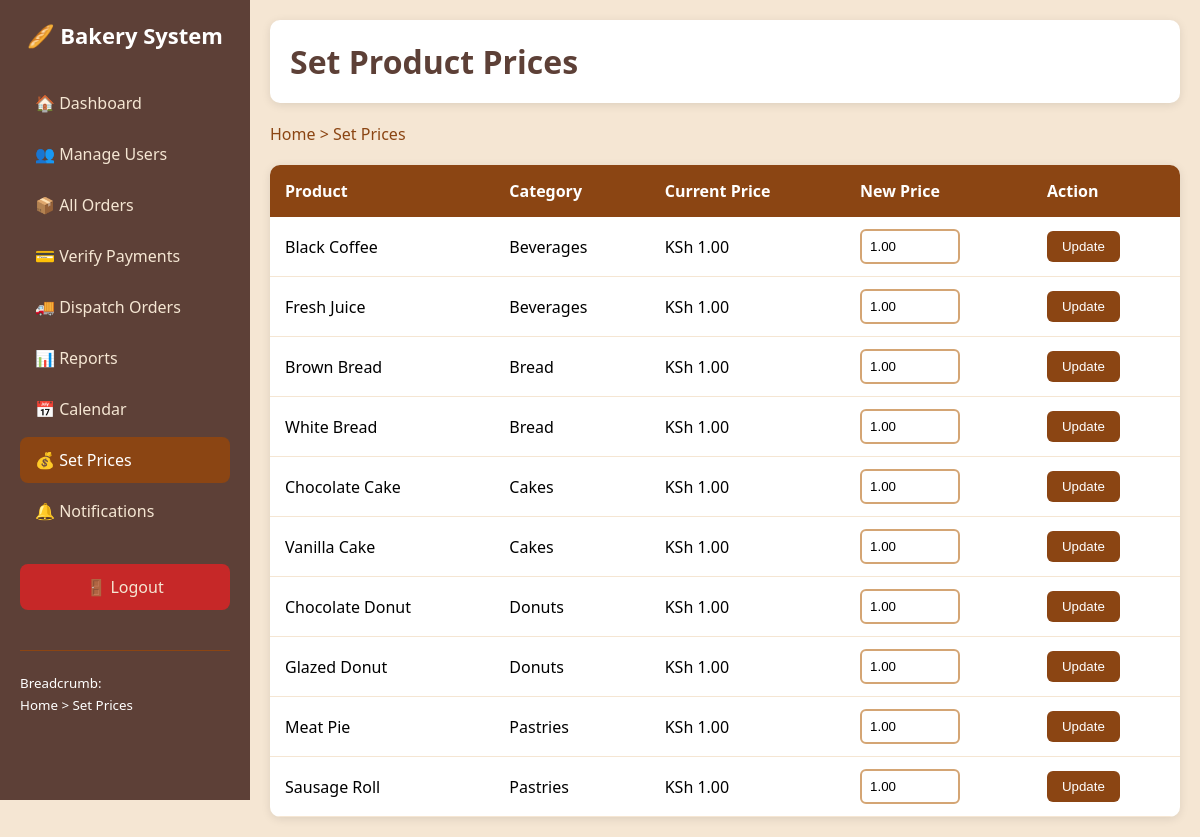
The app's page /admin/set_prices.php (signed in) with its own data.
### tables this page shows
CREATE TABLE `products` (
  `product_id` int(11) NOT NULL,
  `name` varchar(100) NOT NULL,
  `description` text DEFAULT NULL,
  `image` varchar(255) DEFAULT NULL,
  `price` decimal(10,2) NOT NULL,
  `category_id` int(11) NOT NULL,
  `image_path` varchar(255) DEFAULT 'images/products/default.jpg',
  `is_available` tinyint(4) DEFAULT 1,
  `created_at` timestamp NOT NULL DEFAULT current_timestamp()
);

CREATE TABLE `categories` (
  `category_id` int(11) NOT NULL,
  `name` varchar(50) NOT NULL,
  `description` text DEFAULT NULL,
  `created_at` timestamp NOT NULL DEFAULT current_timestamp()
);

### includes/functions.php (called while the page is built, shortened)
<?php
function format_money($amount) {
    return 'KSh ' . number_format($amount, 2);
}
?>

### admin/set_prices.php (the view, shortened to what this page needs)
<?php
include '../includes/functions.php';
include '../includes/db_connect.php';
$sql = "SELECT p.*, c.name as category_name FROM products p
        JOIN categories c ON p.category_id = c.category_id
        ORDER BY c.name, p.name";
$result = mysqli_query($conn, $sql);
?>
<!DOCTYPE html>
<html lang="en">
<head>
</head>
<body>
    <div class="sidebar">
        <h2>🥖 Bakery System</h2>
        <a href="dashboard.php">🏠 Dashboard</a>
        <a href="manage_users.php">👥 Manage Users</a>
        <a href="all_orders.php">📦 All Orders</a>
        <a href="verify_payments.php">💳 Verify Payments</a>
        <a href="dispatch_orders.php">🚚 Dispatch Orders</a>
        <a href="view_reports.php">📊 Reports</a>
        <a href="calendar.php">📅 Calendar</a>
        <a href="set_prices.php" class="active">💰 Set Prices</a>
        <a href="notifications.php">🔔 Notifications</a>
        <a href="../logout.php" class="logout">🚪 Logout</a>
        <div style="margin-top: 40px; padding-top: 20px; border-top: 1px solid #8B4513;">
            <small>Breadcrumb:</small><br>
            <small>Home > Set Prices</small>
        </div>
    </div>
    <div class="main">
        <div class="header">
            <h1>Set Product Prices</h1>
        </div>
        <div class="breadcrumb">
            <a href="dashboard.php">Home</a> > Set Prices
        </div>
        <table>
            <thead>
                <tr>
                    <th>Product</th>
                    <th>Category</th>
                    <th>Current Price</th>
                    <th>New Price</th>
                    <th>Action</th>
                </tr>
            </thead>
            <tbody>
                <?php while ($row = mysqli_fetch_assoc($result)): ?>
                <tr>
                    <td><?php echo $row['name']; ?></td>
                    <td><?php echo $row['category_name']; ?></td>
                    <td><?php echo format_money($row['price']); ?></td>
                    <td>
                        <form method="POST" action="" style="display: flex; gap: 10px; align-items: center;">
                            <input type="number" step="0.01" name="new_price" class="price-input" value="<?php echo $row['price']; ?>" required>
                    </td>
                    <td>
                            <button type="submit" name="update_price" class="btn">Update</button>
                    </td>
                </tr>
                <?php endwhile; ?>
            </tbody>
        </table>
    </div>
</body>
</html>

### admin/set_prices.php (style rules this page uses)
* { margin: 0; padding: 0; box-sizing: border-box; }
body { font-family: 'Segoe UI'; background: #f5e6d3; min-height: 100vh; }
.sidebar { position: fixed; left: 0; top: 0; width: 250px; height: 100vh; background: #5D4037; color: white; padding: 20px; overflow-y: auto; }
.sidebar h2 { margin-bottom: 30px; text-align: center; font-size: 22px; }
.sidebar a { display: block; color: #f5e6d3; text-decoration: none; padding: 12px 15px; margin-bottom: 5px; border-radius: 8px; }
.sidebar a:hover, .sidebar a.active { background: #8B4513; color: white; }
.sidebar .logout { margin-top: 30px; background: #c62828; text-align: center; }
.main { margin-left: 250px; padding: 20px; }
.header { background: white; padding: 20px; border-radius: 10px; margin-bottom: 20px; box-shadow: 0 2px 10px rgba(0,0,0,0.1); }
.header h1 { color: #5D4037; }
.breadcrumb { margin-bottom: 20px; color: #8B4513; }
.breadcrumb a { color: #8B4513; text-decoration: none; }
table { width: 100%; background: white; border-radius: 10px; overflow: hidden; box-shadow: 0 2px 10px rgba(0,0,0,0.1); border-collapse: collapse; }
th { background: #8B4513; color: white; padding: 15px; text-align: left; }
td { padding: 12px 15px; border-bottom: 1px solid #f5e6d3; }
.price-input { width: 100px; padding: 8px; border: 2px solid #d4a574; border-radius: 6px; }
.btn { padding: 8px 15px; background: #8B4513; color: white; border: none; border-radius: 6px; cursor: pointer; }

### records on screen
products: name "Black Coffee", category.name "Beverages", price "KSh 1.00", new_price "1.00"
products: name "Fresh Juice", category.name "Beverages", price "KSh 1.00", new_price "1.00"
products: name "Brown Bread", category.name "Bread", price "KSh 1.00", new_price "1.00"
products: name "White Bread", category.name "Bread", price "KSh 1.00", new_price "1.00"
products: name "Chocolate Cake", category.name "Cakes", price "KSh 1.00", new_price "1.00"
products: name "Vanilla Cake", category.name "Cakes", price "KSh 1.00", new_price "1.00"
products: name "Chocolate Donut", category.name "Donuts", price "KSh 1.00", new_price "1.00"
products: name "Glazed Donut", category.name "Donuts", price "KSh 1.00", new_price "1.00"
products: name "Meat Pie", category.name "Pastries", price "KSh 1.00", new_price "1.00"
products: name "Sausage Roll", category.name "Pastries", price "KSh 1.00", new_price "1.00"
